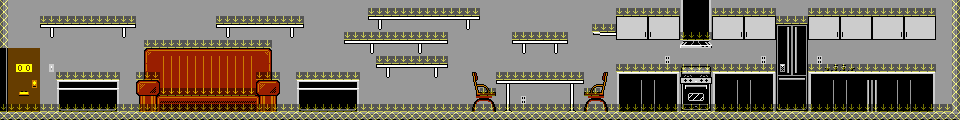

A 2D game scene composited from a Tiled map and its tileset images. What follows is a short description and the map's XML, with each tile layer's data collapsed to a summary:
An orthogonal 120x15 tile map with 8x8 px tiles, 5 tile layers (pal3, pal2, pal1, pal0, ...), 5 tilesets.

<map version="1.9" tiledversion="1.9.2" orientation="orthogonal" renderorder="right-down" width="120" height="15" tilewidth="8" tileheight="8" infinite="0" nextlayerid="6" nextobjectid="1">
 <editorsettings>
  <export format="csv" />
 </editorsettings>
 <tileset firstgid="1" source="../condo_tiles_bw.tsx" />
 <tileset firstgid="257" source="../condo_0.tsx" />
 <tileset firstgid="513" source="../condo_plat.tsx" />
 <tileset firstgid="769" source="../condo_1.tsx" />
 <tileset firstgid="1025" source="../condo_tiles_blue.tsx" />
 <layer id="2" name="pal3" width="120" height="15">
  <data>[1800 cells, 1800 non-empty, 85 distinct tile ids]</data>
 </layer>
 <layer id="1" name="pal2" width="120" height="15">
  <data>[1800 cells, 0 non-empty, 0 distinct tile ids]</data>
 </layer>
 <layer id="3" name="pal1" width="120" height="15">
  <data>[1800 cells, 160 non-empty, 53 distinct tile ids]</data>
 </layer>
 <layer id="4" name="pal0" width="120" height="15">
  <data>[1800 cells, 32 non-empty, 5 distinct tile ids]</data>
 </layer>
 <layer id="5" name="platform" width="120" height="15" opacity="0.45">
  <data>[1800 cells, 469 non-empty, 2 distinct tile ids]</data>
 </layer>
</map>